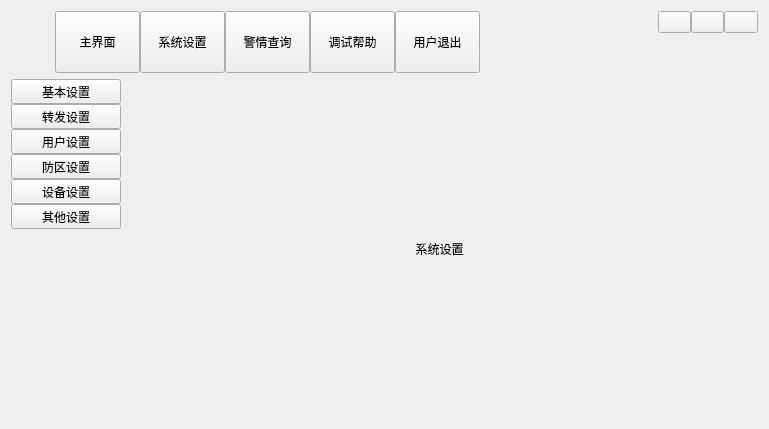
<?xml version="1.0" encoding="UTF-8"?>
<ui version="4.0">
 <class>HUiDemo01Widget</class>
 <widget class="QWidget" name="HUiDemo01Widget">
  <property name="geometry">
   <rect>
    <x>0</x>
    <y>0</y>
    <width>769</width>
    <height>429</height>
   </rect>
  </property>
  <property name="windowTitle">
   <string>Form</string>
  </property>
  <layout class="QVBoxLayout" name="verticalLayout">
   <item>
    <widget class="QWidget" name="widgetTitle" native="true">
     <property name="sizePolicy">
      <sizepolicy hsizetype="Preferred" vsizetype="Fixed">
       <horstretch>0</horstretch>
       <verstretch>0</verstretch>
      </sizepolicy>
     </property>
     <layout class="QHBoxLayout" name="horizontalLayout_2">
      <property name="spacing">
       <number>10</number>
      </property>
      <property name="leftMargin">
       <number>10</number>
      </property>
      <property name="topMargin">
       <number>0</number>
      </property>
      <property name="rightMargin">
       <number>0</number>
      </property>
      <property name="bottomMargin">
       <number>0</number>
      </property>
      <item>
       <widget class="QLabel" name="labIco">
        <property name="text">
         <string/>
        </property>
        <property name="alignment">
         <set>Qt::AlignCenter</set>
        </property>
       </widget>
      </item>
      <item>
       <widget class="QLabel" name="labTitle">
        <property name="styleSheet">
         <string notr="true"/>
        </property>
        <property name="text">
         <string/>
        </property>
        <property name="alignment">
         <set>Qt::AlignLeading|Qt::AlignLeft|Qt::AlignVCenter</set>
        </property>
       </widget>
      </item>
      <item>
       <widget class="QWidget" name="widgetTop" native="true">
        <layout class="QHBoxLayout" name="horizontalLayout_3">
         <property name="spacing">
          <number>0</number>
         </property>
         <property name="leftMargin">
          <number>0</number>
         </property>
         <property name="topMargin">
          <number>0</number>
         </property>
         <property name="rightMargin">
          <number>0</number>
         </property>
         <property name="bottomMargin">
          <number>0</number>
         </property>
         <item>
          <widget class="QToolButton" name="btnMain">
           <property name="sizePolicy">
            <sizepolicy hsizetype="Fixed" vsizetype="Expanding">
             <horstretch>0</horstretch>
             <verstretch>0</verstretch>
            </sizepolicy>
           </property>
           <property name="minimumSize">
            <size>
             <width>85</width>
             <height>0</height>
            </size>
           </property>
           <property name="text">
            <string>主界面</string>
           </property>
           <property name="iconSize">
            <size>
             <width>32</width>
             <height>32</height>
            </size>
           </property>
           <property name="checkable">
            <bool>true</bool>
           </property>
           <property name="toolButtonStyle">
            <enum>Qt::ToolButtonTextUnderIcon</enum>
           </property>
          </widget>
         </item>
         <item>
          <widget class="QToolButton" name="btnConfig">
           <property name="sizePolicy">
            <sizepolicy hsizetype="Fixed" vsizetype="Expanding">
             <horstretch>0</horstretch>
             <verstretch>0</verstretch>
            </sizepolicy>
           </property>
           <property name="minimumSize">
            <size>
             <width>85</width>
             <height>0</height>
            </size>
           </property>
           <property name="text">
            <string>系统设置</string>
           </property>
           <property name="iconSize">
            <size>
             <width>32</width>
             <height>32</height>
            </size>
           </property>
           <property name="checkable">
            <bool>true</bool>
           </property>
           <property name="toolButtonStyle">
            <enum>Qt::ToolButtonTextUnderIcon</enum>
           </property>
          </widget>
         </item>
         <item>
          <widget class="QToolButton" name="btnData">
           <property name="sizePolicy">
            <sizepolicy hsizetype="Fixed" vsizetype="Expanding">
             <horstretch>0</horstretch>
             <verstretch>0</verstretch>
            </sizepolicy>
           </property>
           <property name="minimumSize">
            <size>
             <width>85</width>
             <height>0</height>
            </size>
           </property>
           <property name="text">
            <string>警情查询</string>
           </property>
           <property name="iconSize">
            <size>
             <width>32</width>
             <height>32</height>
            </size>
           </property>
           <property name="checkable">
            <bool>true</bool>
           </property>
           <property name="checked">
            <bool>false</bool>
           </property>
           <property name="toolButtonStyle">
            <enum>Qt::ToolButtonTextUnderIcon</enum>
           </property>
          </widget>
         </item>
         <item>
          <widget class="QToolButton" name="btnHelp">
           <property name="sizePolicy">
            <sizepolicy hsizetype="Fixed" vsizetype="Expanding">
             <horstretch>0</horstretch>
             <verstretch>0</verstretch>
            </sizepolicy>
           </property>
           <property name="minimumSize">
            <size>
             <width>85</width>
             <height>0</height>
            </size>
           </property>
           <property name="text">
            <string>调试帮助</string>
           </property>
           <property name="iconSize">
            <size>
             <width>32</width>
             <height>32</height>
            </size>
           </property>
           <property name="checkable">
            <bool>true</bool>
           </property>
           <property name="toolButtonStyle">
            <enum>Qt::ToolButtonTextUnderIcon</enum>
           </property>
          </widget>
         </item>
         <item>
          <widget class="QToolButton" name="btnExit">
           <property name="sizePolicy">
            <sizepolicy hsizetype="Fixed" vsizetype="Expanding">
             <horstretch>0</horstretch>
             <verstretch>0</verstretch>
            </sizepolicy>
           </property>
           <property name="minimumSize">
            <size>
             <width>85</width>
             <height>0</height>
            </size>
           </property>
           <property name="text">
            <string>用户退出</string>
           </property>
           <property name="iconSize">
            <size>
             <width>32</width>
             <height>32</height>
            </size>
           </property>
           <property name="checkable">
            <bool>true</bool>
           </property>
           <property name="toolButtonStyle">
            <enum>Qt::ToolButtonTextUnderIcon</enum>
           </property>
          </widget>
         </item>
        </layout>
       </widget>
      </item>
      <item>
       <spacer name="horizontalSpacer">
        <property name="orientation">
         <enum>Qt::Horizontal</enum>
        </property>
        <property name="sizeHint" stdset="0">
         <size>
          <width>40</width>
          <height>20</height>
         </size>
        </property>
       </spacer>
      </item>
      <item>
       <widget class="QWidget" name="widgetMenu" native="true">
        <property name="minimumSize">
         <size>
          <width>100</width>
          <height>0</height>
         </size>
        </property>
        <property name="maximumSize">
         <size>
          <width>100</width>
          <height>16777215</height>
         </size>
        </property>
        <layout class="QGridLayout" name="gridLayout_2">
         <property name="leftMargin">
          <number>0</number>
         </property>
         <property name="topMargin">
          <number>0</number>
         </property>
         <property name="rightMargin">
          <number>0</number>
         </property>
         <property name="bottomMargin">
          <number>0</number>
         </property>
         <property name="spacing">
          <number>0</number>
         </property>
         <item row="1" column="1" colspan="3">
          <spacer name="verticalSpacer">
           <property name="orientation">
            <enum>Qt::Vertical</enum>
           </property>
           <property name="sizeHint" stdset="0">
            <size>
             <width>20</width>
             <height>40</height>
            </size>
           </property>
          </spacer>
         </item>
         <item row="0" column="1">
          <widget class="QPushButton" name="btnMin">
           <property name="sizePolicy">
            <sizepolicy hsizetype="Minimum" vsizetype="Expanding">
             <horstretch>0</horstretch>
             <verstretch>0</verstretch>
            </sizepolicy>
           </property>
           <property name="cursor">
            <cursorShape>ArrowCursor</cursorShape>
           </property>
           <property name="focusPolicy">
            <enum>Qt::NoFocus</enum>
           </property>
           <property name="toolTip">
            <string>最小化</string>
           </property>
           <property name="text">
            <string/>
           </property>
          </widget>
         </item>
         <item row="0" column="3">
          <widget class="QPushButton" name="btnClose">
           <property name="sizePolicy">
            <sizepolicy hsizetype="Minimum" vsizetype="Expanding">
             <horstretch>0</horstretch>
             <verstretch>0</verstretch>
            </sizepolicy>
           </property>
           <property name="cursor">
            <cursorShape>ArrowCursor</cursorShape>
           </property>
           <property name="focusPolicy">
            <enum>Qt::NoFocus</enum>
           </property>
           <property name="toolTip">
            <string>关闭</string>
           </property>
           <property name="text">
            <string/>
           </property>
          </widget>
         </item>
         <item row="0" column="2">
          <widget class="QPushButton" name="btnMax">
           <property name="sizePolicy">
            <sizepolicy hsizetype="Minimum" vsizetype="Expanding">
             <horstretch>0</horstretch>
             <verstretch>0</verstretch>
            </sizepolicy>
           </property>
           <property name="focusPolicy">
            <enum>Qt::NoFocus</enum>
           </property>
           <property name="text">
            <string/>
           </property>
          </widget>
         </item>
        </layout>
       </widget>
      </item>
     </layout>
    </widget>
   </item>
   <item>
    <widget class="QStackedWidget" name="stackedWidget">
     <property name="styleSheet">
      <string notr="true"/>
     </property>
     <property name="currentIndex">
      <number>1</number>
     </property>
     <widget class="QWidget" name="page1">
      <layout class="QHBoxLayout" name="horizontalLayout">
       <property name="spacing">
        <number>0</number>
       </property>
       <property name="leftMargin">
        <number>0</number>
       </property>
       <property name="topMargin">
        <number>0</number>
       </property>
       <property name="rightMargin">
        <number>0</number>
       </property>
       <property name="bottomMargin">
        <number>0</number>
       </property>
       <item>
        <widget class="QWidget" name="widgetLeftMain" native="true">
         <property name="maximumSize">
          <size>
           <width>90</width>
           <height>16777215</height>
          </size>
         </property>
         <layout class="QVBoxLayout" name="verticalLayout_2">
          <property name="spacing">
           <number>0</number>
          </property>
          <property name="leftMargin">
           <number>0</number>
          </property>
          <property name="topMargin">
           <number>0</number>
          </property>
          <property name="rightMargin">
           <number>0</number>
          </property>
          <property name="bottomMargin">
           <number>0</number>
          </property>
          <item>
           <widget class="QToolButton" name="tbtnMain1">
            <property name="sizePolicy">
             <sizepolicy hsizetype="Expanding" vsizetype="Fixed">
              <horstretch>0</horstretch>
              <verstretch>0</verstretch>
             </sizepolicy>
            </property>
            <property name="text">
             <string>视频监控</string>
            </property>
            <property name="checkable">
             <bool>true</bool>
            </property>
            <property name="toolButtonStyle">
             <enum>Qt::ToolButtonTextUnderIcon</enum>
            </property>
           </widget>
          </item>
          <item>
           <widget class="QToolButton" name="tbtnMain2">
            <property name="sizePolicy">
             <sizepolicy hsizetype="Expanding" vsizetype="Fixed">
              <horstretch>0</horstretch>
              <verstretch>0</verstretch>
             </sizepolicy>
            </property>
            <property name="text">
             <string>地图监控</string>
            </property>
            <property name="checkable">
             <bool>true</bool>
            </property>
            <property name="toolButtonStyle">
             <enum>Qt::ToolButtonTextUnderIcon</enum>
            </property>
           </widget>
          </item>
          <item>
           <widget class="QToolButton" name="tbtnMain3">
            <property name="sizePolicy">
             <sizepolicy hsizetype="Expanding" vsizetype="Fixed">
              <horstretch>0</horstretch>
              <verstretch>0</verstretch>
             </sizepolicy>
            </property>
            <property name="text">
             <string>设备监控</string>
            </property>
            <property name="checkable">
             <bool>true</bool>
            </property>
            <property name="toolButtonStyle">
             <enum>Qt::ToolButtonTextUnderIcon</enum>
            </property>
           </widget>
          </item>
          <item>
           <spacer name="verticalSpacer_2">
            <property name="orientation">
             <enum>Qt::Vertical</enum>
            </property>
            <property name="sizeHint" stdset="0">
             <size>
              <width>20</width>
              <height>471</height>
             </size>
            </property>
           </spacer>
          </item>
         </layout>
        </widget>
       </item>
       <item>
        <widget class="QLabel" name="lab1">
         <property name="sizePolicy">
          <sizepolicy hsizetype="Expanding" vsizetype="Expanding">
           <horstretch>0</horstretch>
           <verstretch>0</verstretch>
          </sizepolicy>
         </property>
         <property name="text">
          <string/>
         </property>
         <property name="alignment">
          <set>Qt::AlignCenter</set>
         </property>
        </widget>
       </item>
      </layout>
     </widget>
     <widget class="QWidget" name="page2">
      <layout class="QHBoxLayout" name="horizontalLayout_4">
       <property name="spacing">
        <number>0</number>
       </property>
       <property name="leftMargin">
        <number>0</number>
       </property>
       <property name="topMargin">
        <number>0</number>
       </property>
       <property name="rightMargin">
        <number>0</number>
       </property>
       <property name="bottomMargin">
        <number>0</number>
       </property>
       <item>
        <widget class="QWidget" name="widgetLeftConfig" native="true">
         <property name="maximumSize">
          <size>
           <width>110</width>
           <height>16777215</height>
          </size>
         </property>
         <layout class="QVBoxLayout" name="verticalLayout_3">
          <property name="spacing">
           <number>0</number>
          </property>
          <property name="leftMargin">
           <number>0</number>
          </property>
          <property name="topMargin">
           <number>0</number>
          </property>
          <property name="rightMargin">
           <number>0</number>
          </property>
          <property name="bottomMargin">
           <number>0</number>
          </property>
          <item>
           <widget class="QToolButton" name="tbtnConfig1">
            <property name="sizePolicy">
             <sizepolicy hsizetype="Expanding" vsizetype="Fixed">
              <horstretch>0</horstretch>
              <verstretch>0</verstretch>
             </sizepolicy>
            </property>
            <property name="text">
             <string>基本设置</string>
            </property>
            <property name="checkable">
             <bool>true</bool>
            </property>
            <property name="toolButtonStyle">
             <enum>Qt::ToolButtonTextBesideIcon</enum>
            </property>
           </widget>
          </item>
          <item>
           <widget class="QToolButton" name="tbtnConfig2">
            <property name="sizePolicy">
             <sizepolicy hsizetype="Expanding" vsizetype="Fixed">
              <horstretch>0</horstretch>
              <verstretch>0</verstretch>
             </sizepolicy>
            </property>
            <property name="text">
             <string>转发设置</string>
            </property>
            <property name="checkable">
             <bool>true</bool>
            </property>
            <property name="toolButtonStyle">
             <enum>Qt::ToolButtonTextBesideIcon</enum>
            </property>
           </widget>
          </item>
          <item>
           <widget class="QToolButton" name="tbtnConfig3">
            <property name="sizePolicy">
             <sizepolicy hsizetype="Expanding" vsizetype="Fixed">
              <horstretch>0</horstretch>
              <verstretch>0</verstretch>
             </sizepolicy>
            </property>
            <property name="text">
             <string>用户设置</string>
            </property>
            <property name="checkable">
             <bool>true</bool>
            </property>
            <property name="toolButtonStyle">
             <enum>Qt::ToolButtonTextBesideIcon</enum>
            </property>
           </widget>
          </item>
          <item>
           <widget class="QToolButton" name="tbtnConfig4">
            <property name="sizePolicy">
             <sizepolicy hsizetype="Expanding" vsizetype="Fixed">
              <horstretch>0</horstretch>
              <verstretch>0</verstretch>
             </sizepolicy>
            </property>
            <property name="text">
             <string>防区设置</string>
            </property>
            <property name="checkable">
             <bool>true</bool>
            </property>
            <property name="toolButtonStyle">
             <enum>Qt::ToolButtonTextBesideIcon</enum>
            </property>
           </widget>
          </item>
          <item>
           <widget class="QToolButton" name="tbtnConfig5">
            <property name="sizePolicy">
             <sizepolicy hsizetype="Expanding" vsizetype="Fixed">
              <horstretch>0</horstretch>
              <verstretch>0</verstretch>
             </sizepolicy>
            </property>
            <property name="text">
             <string>设备设置</string>
            </property>
            <property name="checkable">
             <bool>true</bool>
            </property>
            <property name="toolButtonStyle">
             <enum>Qt::ToolButtonTextBesideIcon</enum>
            </property>
           </widget>
          </item>
          <item>
           <widget class="QToolButton" name="tbtnConfig6">
            <property name="sizePolicy">
             <sizepolicy hsizetype="Expanding" vsizetype="Fixed">
              <horstretch>0</horstretch>
              <verstretch>0</verstretch>
             </sizepolicy>
            </property>
            <property name="text">
             <string>其他设置</string>
            </property>
            <property name="checkable">
             <bool>true</bool>
            </property>
            <property name="toolButtonStyle">
             <enum>Qt::ToolButtonTextBesideIcon</enum>
            </property>
           </widget>
          </item>
          <item>
           <spacer name="verticalSpacer_3">
            <property name="orientation">
             <enum>Qt::Vertical</enum>
            </property>
            <property name="sizeHint" stdset="0">
             <size>
              <width>20</width>
              <height>417</height>
             </size>
            </property>
           </spacer>
          </item>
         </layout>
        </widget>
       </item>
       <item>
        <widget class="QLabel" name="lab2">
         <property name="sizePolicy">
          <sizepolicy hsizetype="Expanding" vsizetype="Expanding">
           <horstretch>0</horstretch>
           <verstretch>0</verstretch>
          </sizepolicy>
         </property>
         <property name="text">
          <string>系统设置</string>
         </property>
         <property name="alignment">
          <set>Qt::AlignCenter</set>
         </property>
        </widget>
       </item>
      </layout>
     </widget>
     <widget class="QWidget" name="page3">
      <layout class="QVBoxLayout" name="verticalLayout_5">
       <item>
        <widget class="QLabel" name="lab3">
         <property name="text">
          <string>警情查询</string>
         </property>
         <property name="alignment">
          <set>Qt::AlignCenter</set>
         </property>
        </widget>
       </item>
      </layout>
     </widget>
     <widget class="QWidget" name="page4">
      <layout class="QVBoxLayout" name="verticalLayout_4">
       <item>
        <widget class="QLabel" name="lab4">
         <property name="text">
          <string>调试帮助</string>
         </property>
         <property name="alignment">
          <set>Qt::AlignCenter</set>
         </property>
        </widget>
       </item>
      </layout>
     </widget>
    </widget>
   </item>
  </layout>
 </widget>
 <resources/>
 <connections/>
</ui>
